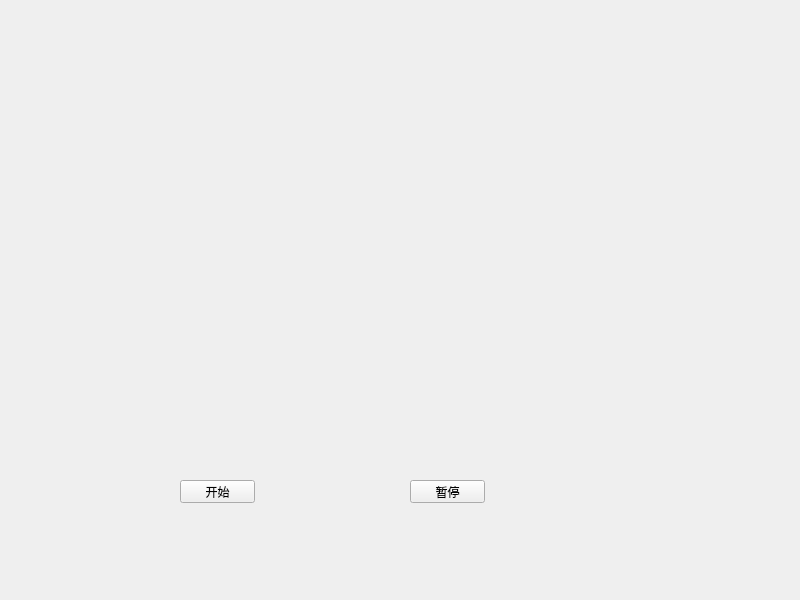
<?xml version="1.0" encoding="UTF-8"?>
<ui version="4.0">
 <class>Widget</class>
 <widget class="QWidget" name="Widget">
  <property name="geometry">
   <rect>
    <x>0</x>
    <y>0</y>
    <width>800</width>
    <height>600</height>
   </rect>
  </property>
  <property name="windowTitle">
   <string>Widget</string>
  </property>
  <widget class="QLabel" name="label">
   <property name="geometry">
    <rect>
     <x>190</x>
     <y>30</y>
     <width>361</width>
     <height>371</height>
    </rect>
   </property>
   <property name="text">
    <string> </string>
   </property>
   <property name="scaledContents">
    <bool>true</bool>
   </property>
  </widget>
  <widget class="QPushButton" name="start_btn">
   <property name="geometry">
    <rect>
     <x>180</x>
     <y>480</y>
     <width>75</width>
     <height>23</height>
    </rect>
   </property>
   <property name="text">
    <string>开始</string>
   </property>
  </widget>
  <widget class="QPushButton" name="stop_btn">
   <property name="geometry">
    <rect>
     <x>410</x>
     <y>480</y>
     <width>75</width>
     <height>23</height>
    </rect>
   </property>
   <property name="text">
    <string>暂停</string>
   </property>
  </widget>
 </widget>
 <resources/>
 <connections/>
</ui>
